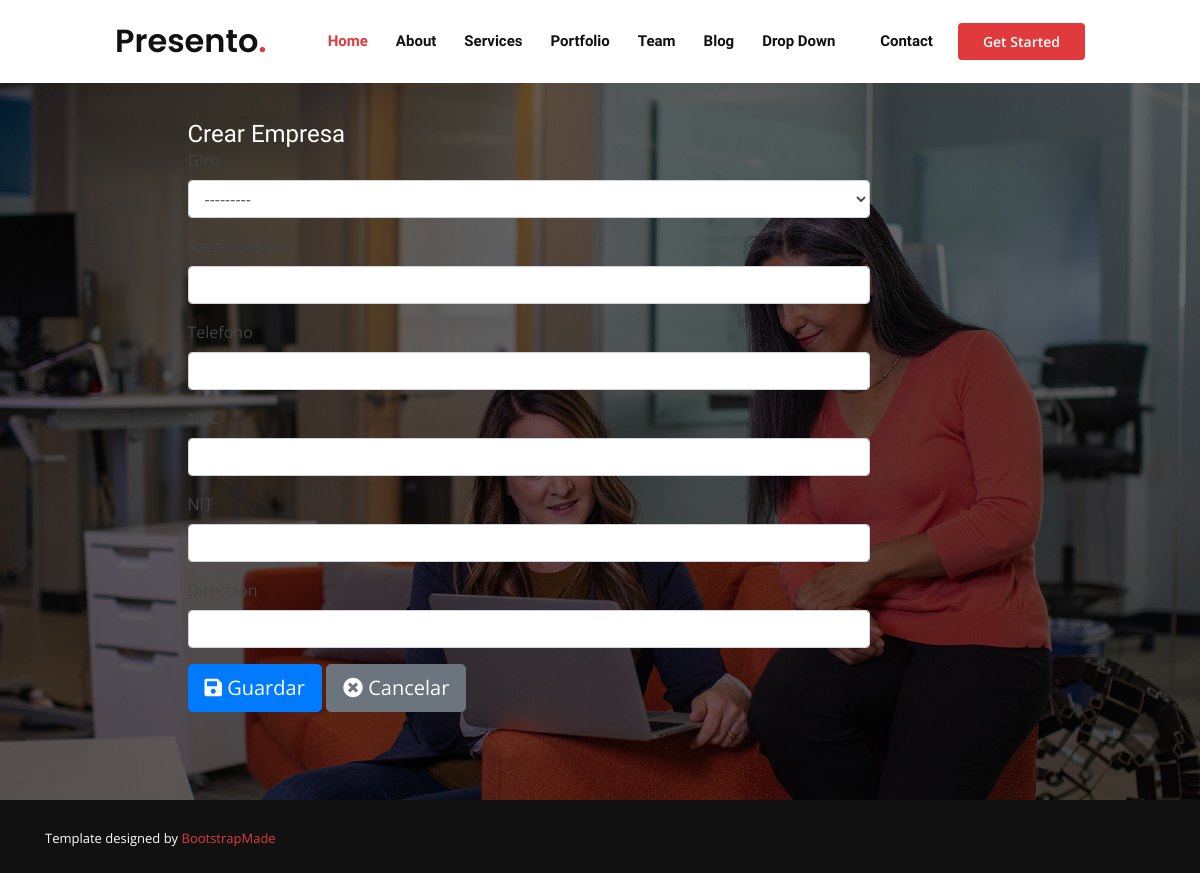
/Empresa/crear, run on an earlier commit of the app's database.
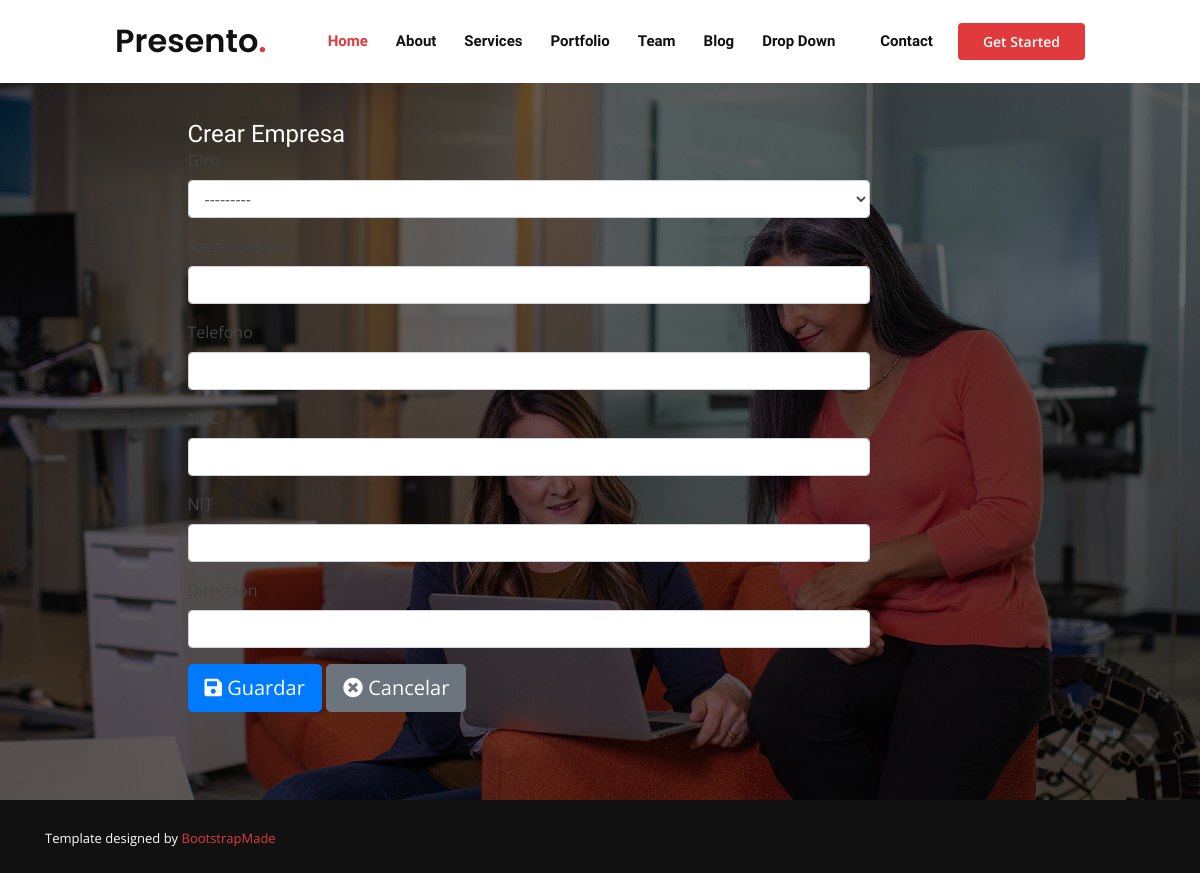
And on a later commit of the database.
### giros/models.py (models this page shows)
class Giro(models.Model):
    SECTOR = (
        ('SP', 'Sector primario'),
        ('SS', 'Sector secundario'),
        ('ST', 'Sector terciario'),
    )
    idGiro = models.PositiveIntegerField(primary_key=True, validators=[MinValueValidator(1), MaxValueValidator(99)])
    nombreGiro = models.CharField(max_length=100)
    sector = models.CharField(choices=SECTOR, max_length=2)
    def __str__(self):
        return  self.nombreGiro

### Empresa/views.py (the view)
# urls.py: path('crear',crear_Empresa.as_view(), name='crear'),
class crear_Empresa(SuccessMessageMixin,CreateView):
    model= Empresa
    form_class= Empresa_Forms
    template_name= 'Empresa/crear_Empresa.html'
    success_url = reverse_lazy('Empresa:administrador_Empresas')
    Success_message = 'Empresa creada con exito'

### Empresa/forms.py
class Empresa_Forms(forms.ModelForm):
    class Meta:
        model = Empresa
        fields=[
            'idEmpresa',
            'idGiro',
            'rasonsocial',
            'telefono',
            'nrc',
            'nit',
            'direccion',
        ]
        labels={
            'idEmpresa' :'id',
            'idGiro': 'Giro',
            'rasonsocial': 'rasonsocial',
            'telefono': 'telefono',
            'nrc':'NCR',
            'nit':'NIT',
            'direccion':'direccion',
        }
        widgets = {
            'idEmpresa': forms.TextInput(attrs={'class': 'form-control'}),
            'idGiro':forms.Select(attrs={'class': 'form-control'}),
            'rasonsocial':forms.TextInput(attrs={'class': 'form-control'}),
            'telefono':forms.TextInput(attrs={'class': 'form-control'}),
            'nrc':forms.TextInput(attrs={'class': 'form-control'}),
            'nit':forms.TextInput(attrs={'class': 'form-control'}),
            'direccion':forms.TextInput(attrs={'class': 'form-control'}),
        }

### templates/Empresa/crear_Empresa.html (shortened to what this page needs)
{% extends 'Base/base.html' %}
{% block content %}
<!Doctype html>
<div class="container">
    <div class="row mt-3">
      <div class="col-md-9 mx-auto">
        <div>
					<h2>Crear Empresa</h2>
					<form method="POST">
            <div class="row">
							<div class="col-md-10 col-md-offset-2">
								<div class="form-group">
									<label >Giro</label>
									{{ form.idGiro }}
								</div>
							</div>
						</div>
            <div class="row">
							<div class="col-md-10 col-md-offset-2">
								<div class="form-group">
									<label >Razon social</label>
									{{ form.rasonsocial }}
								</div>
							</div>
						</div>
            <div class="row">
							<div class="col-md-10 col-md-offset-2">
								<div class="form-group">
									<label>Telefono</label>
									{{ form.telefono }}
								</div>
							</div>
                        </div>
            <div class="row">
							<div class="col-md-10 col-md-offset-2">
								<div class="form-group">
									<label >NRC</label>
									{{ form.nrc }}
								</div>
							</div>
                        </div>
            <div class="row">
							<div class="col-md-10 col-md-offset-2">
								<div class="form-group">
									<label >NIT</label>
									{{ form.nit }}
								</div>
							</div>
                        </div>
            <div class="row">
							<div class="col-md-10 col-md-offset-2">
								<div class="form-group">
									<label >Direccion</label>
									{{ form.direccion }}
								</div>
							</div>
						</div>
						<div class="row">
							<div class="col-md-10 col-md-offset-2">
								<div align= "left" class="btn_crear mb-3">
									<button class="btn btn-primary btn-lg" type="submit"><i class="fas fa-save"></i> Guardar</button>
                  <a type="button" class="btn btn-secondary btn-lg" href="javascript:window.history.back();"><i class="fas fa-times-circle"></i> Cancelar</a>
								</div>
							</div>
						</div>
					</form>
				</div>
			</div>
		</div>
	</div>
{% endblock%}

What changed in the data, as far as the page shows it:
added Giro: idGiro "---------"
Also different on the page:
form field idGiro: "---------" → (not shown)
